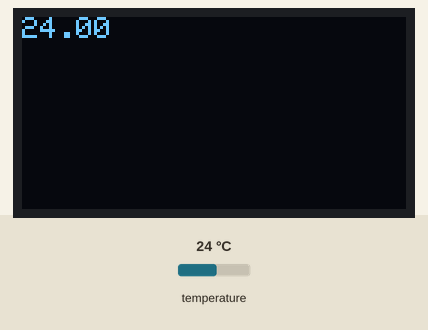
Bench run of a sketch on a simulated Arduino Mega 2560, built with avr-gcc and run on an emulated ATmega2560. Parts: 128×64 one-colour display. The test bench sets the inputs (shaded band); at power-on: temperature 24 °C.

Above: at 1.2 s.
1.3 s: temperature set to 12 °C
At 2.5 s:
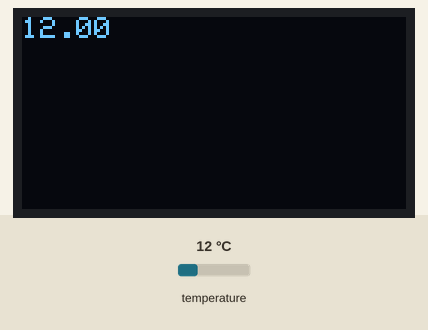
2.8 s: temperature set to 19 °C
4.3 s: temperature set to 28 °C
At 5.3 s:
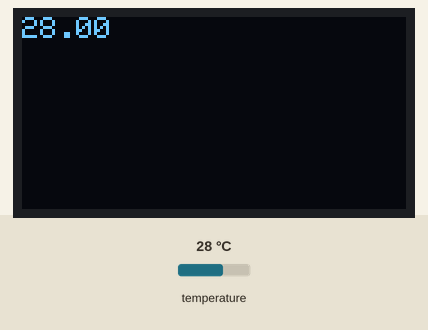
Timing chart, 0 to 7.3 s (numbered marks = the images above; inputs shaded):
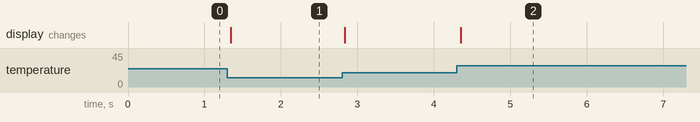

Measured:
- after the input at 1.3 s, the display: changes after 0.05 s (image 1)
- after the input at 4.3 s, the display: changes after 0.05 s (image 2)

The sketch:

Ejercicio_2_Clase_28_3.ino
```cpp
/*
  Seminario de Informatica y Telecomunicaciones
  Clase 28/3 - Ejercicio 2

*/

#include <Wire.h>
#include <Adafruit_GFX.h>
#include <Adafruit_SSD1306.h>

#include <Adafruit_Sensor.h>
#include <DHT.h>
#include <DHT_U.h>

#define SCREEN_WIDTH 128 // OLED display width, in pixels
#define SCREEN_HEIGHT 64 // OLED display height, in pixels

#define DHTPIN 23     // Digital pin connected to the DHT sensor
#define DHTTYPE    DHT11     // DHT 11

DHT_Unified dht(DHTPIN, DHTTYPE);

Adafruit_SSD1306 display(SCREEN_WIDTH, SCREEN_HEIGHT, &Wire, -1);

sensor_t sensor;

void setup() {

  Serial.begin(115200);

  dht.begin();

  if (!display.begin(SSD1306_SWITCHCAPVCC, 0x3C)) {
    Serial.println(F("SSD1306 allocation failed"));
    for (;;);
  }

}

void loop() {

  sensors_event_t event;
  dht.temperature().getEvent(&event);

  display.clearDisplay();

  display.setTextSize(1);
  display.setTextColor(WHITE);
  display.setCursor(0, 0);

  display.println(event.temperature);
  display.display();

}
```
